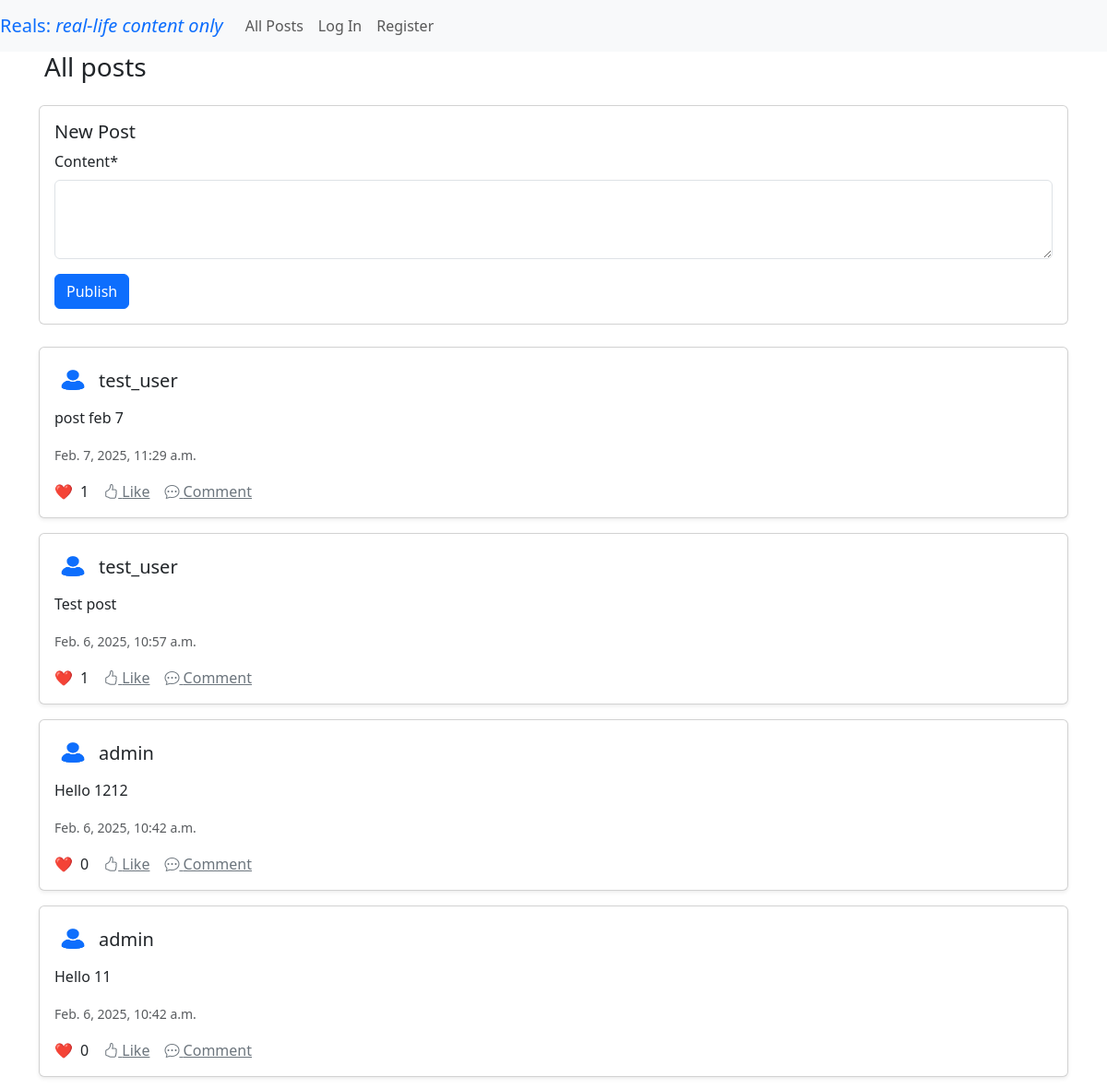
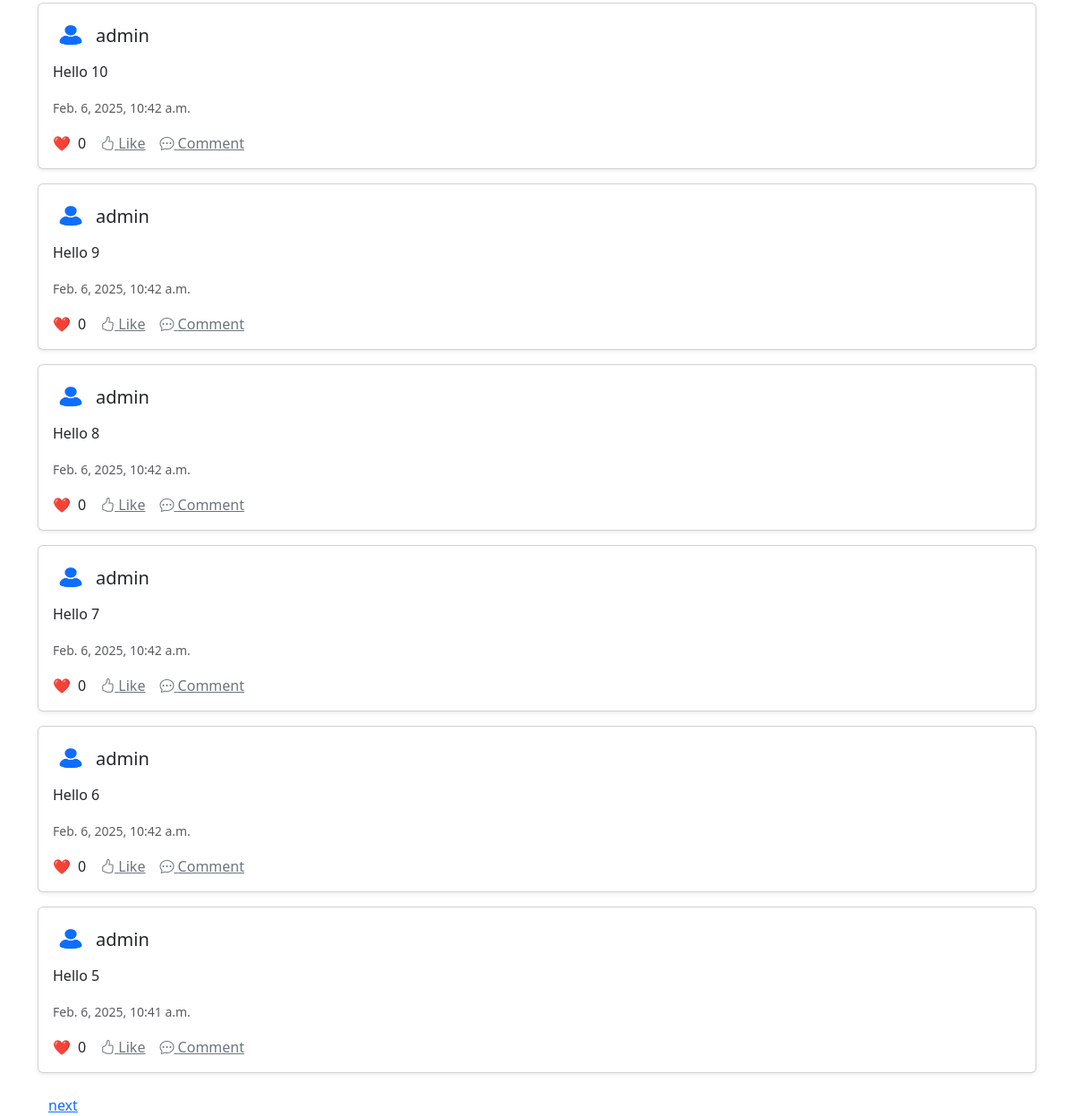
Before: / with the older database file (2 pictures, top to bottom).
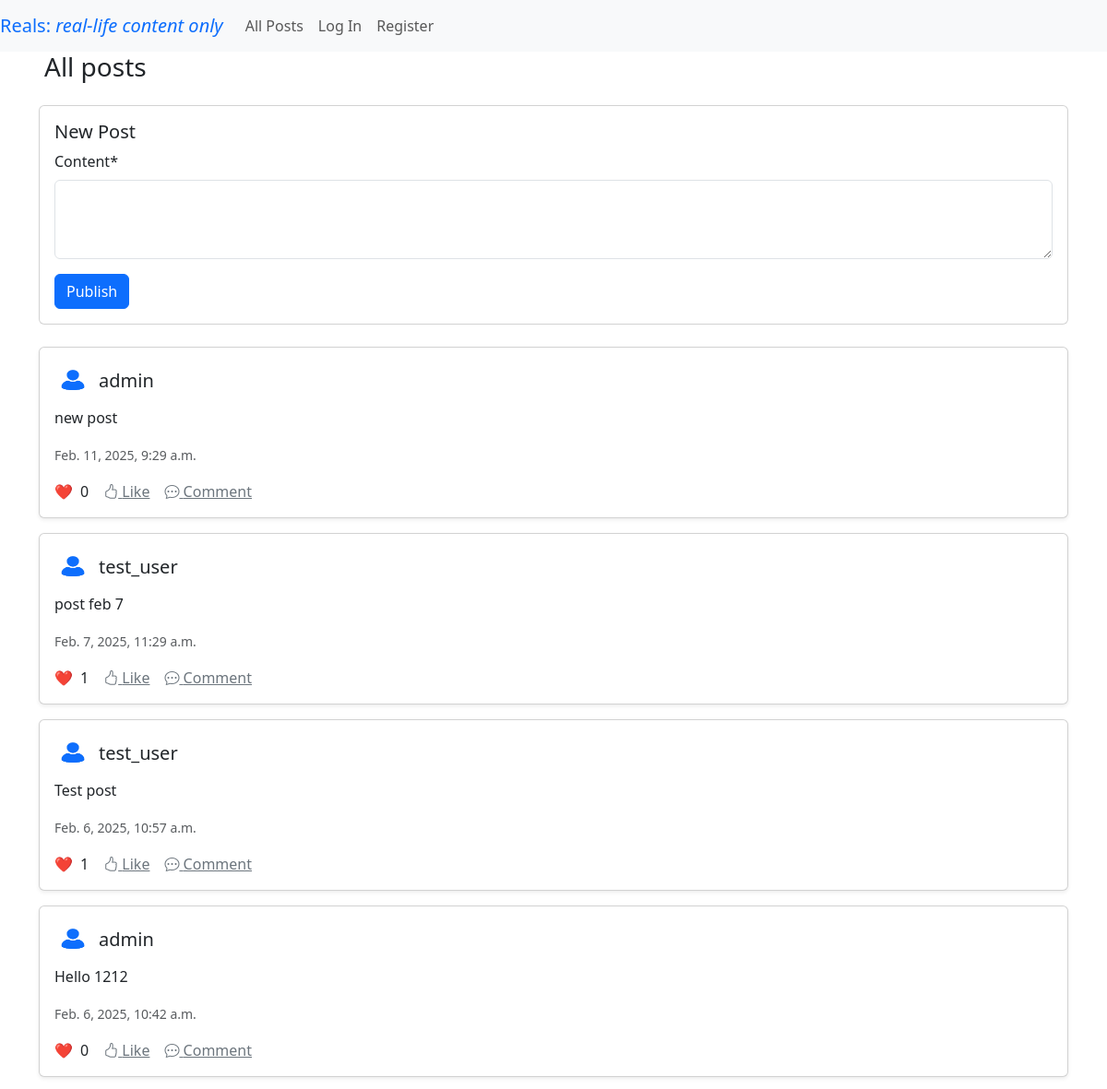
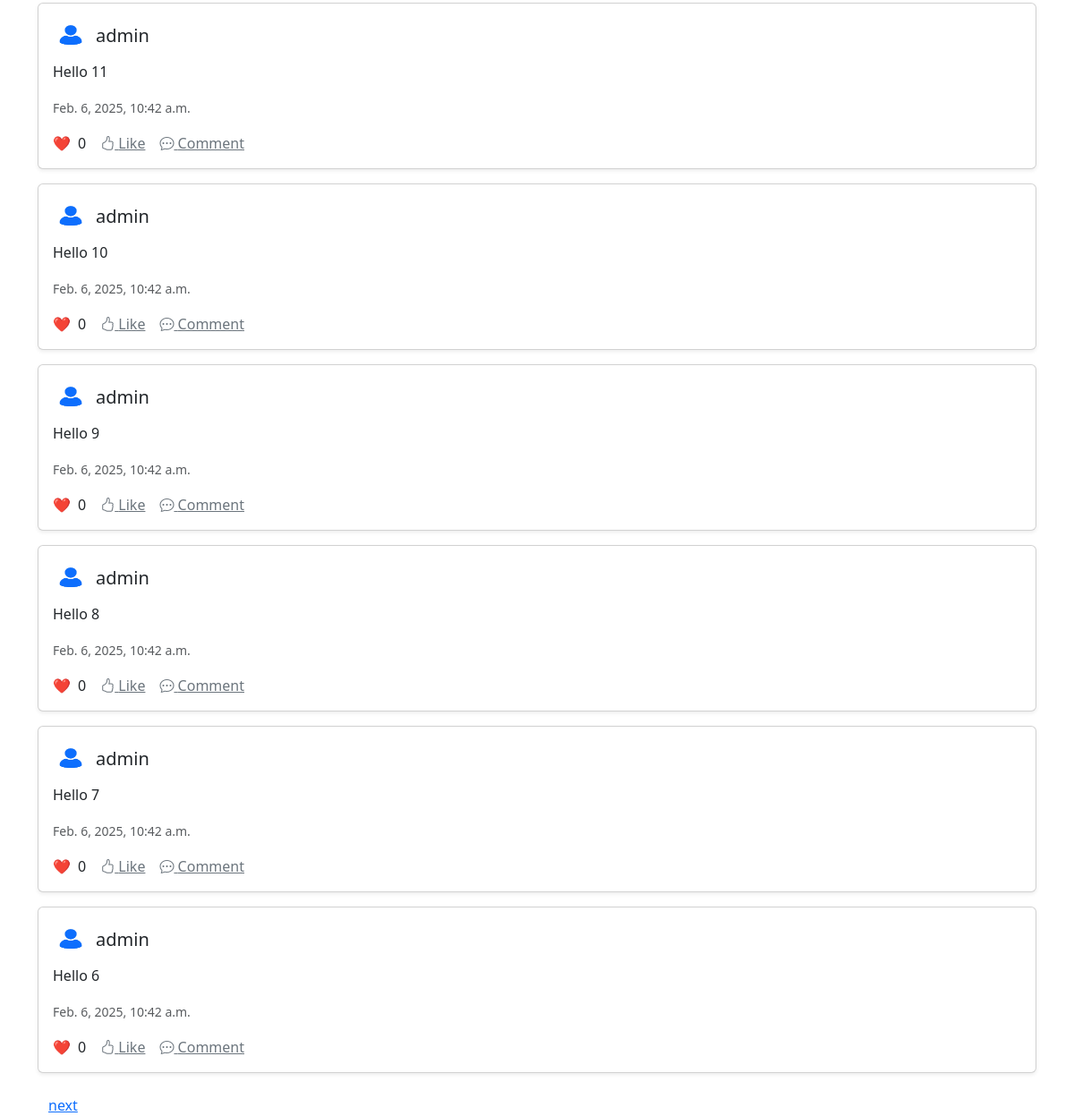
After: the same page with the newer database file (2 pictures, top to bottom).
### network/models.py (models this page shows, shortened)
class Post(models.Model):
    user = models.ForeignKey(User, on_delete=models.CASCADE, related_name="posts")
    content = models.TextField(max_length=1000)
    timestamp = models.DateTimeField(auto_now_add=True)
    likes = models.ManyToManyField(User, blank=True, related_name="liked_posts")
    active = models.BooleanField(default=True) # the admin can block users
    def like_count(self):
        return self.likes.count()
    class Meta:
        ordering = ['-timestamp']

class User(AbstractUser):
    pass

### network/views.py (the view)
# urls.py: path("", views.home, name="home"),
def home(request):
    if request.method == 'POST':
        if request.user.is_authenticated:
            user = request.user
            form = PostForm(request.POST)
            if form.is_valid():
                new_post = form.save(commit=False)
                new_post.user = user
                new_post.save()
                messages.success(request, "Hooray! Your post was saved!")
                return redirect('home')
            messages.warning(request, "Oops! Something went wrong! Please try again.") # form was not valid
        else: #user is not authenticated
            messages.warning(request, "Please log in to publish posts")
            return redirect('home')
    else:
        form = PostForm()
        posts = Post.objects.all()
        paginator = Paginator(posts, 10)  # display 10 posts at a time
        page_number = request.GET.get('page')
        page_obj = paginator.get_page(page_number)
        return render(request, 'network/home.html', {'form': form, 'page_obj': page_obj})

### network/forms.py
class PostForm(forms.ModelForm):
    class Meta:
        model = Post
        fields = ['content']
        widgets = {
            'content': forms.Textarea(attrs={'class': 'form-control', 'rows': 3}),
        }

### network/templates/network/home.html (shortened to what this page needs)
{% extends "network/layout.html" %}
{% load crispy_forms_tags %}
{% block body %}
<h3 class="mx-5"> All posts </h3>
<div class="container mt-4">
    <div class="card mb-4">
        <div class="card-body">
            <h5 class="card-title">New Post</h5>
            <form method="post">
                {{ form|crispy }}
                <button type="submit" class="btn btn-primary" name="create_post" > Publish </button>
            </form>
        </div>
    </div>
    {% include 'network/partials/posts.html' %}
    {% endblock %}

### network/templates/network/partials/post.html (shortened to what this page needs)
{% load static %}
<div id="post-{{ post.id }}" class="card mb-3 shadow-sm rounded">
    <div class="card-body">
        <div class="d-flex align-items-center">
            <img src="{% static 'network/network_profile_user.jpg' %}" alt="Profile" class="rounded-circle me-2" width="40" height="40">
            <h5 class="card-title mb-0">
                <a href="{% url 'profile' user_id=post.user.id %}" class="text-dark text-decoration-none">
                    {{ post.user }}
                </a>
            </h5>
        </div>
        <p class="mt-2">{{ post.content }}</p>
        <small class="text-muted">{{ post.timestamp }}</small>
        <div class="d-flex align-items-center mt-3">
            <span class="text-danger me-2">❤️</span> <span class="me-3">{{ post.like_count }}</span>
            {% if user == post.user %}
                <button class="btn btn-primary"
                        hx-get="{% url 'edit_post' post_id=post.id %}"
                        hx-target="#post-{{ post.id }}"
                        hx-swap="outerHTML"
                        id="edit-btn">
                    <i class="bi bi-pencil-square"></i> Edit
                </button>
            {% else %}
                <a href="#" class="text-secondary me-3">
                    <i class="bi bi-hand-thumbs-up"></i> Like
                </a>
                <a href="#" class="text-secondary">
                    <i class="bi bi-chat-dots"></i> Comment
                </a>
            {% endif %}
        </div>
        </div>
</div>

Changed rows visible on the page:
no longer on this page (row unchanged): Post: user "admin", content "Hello 5", timestamp "Feb. 6, 2025, 10:41 a.m.", like_count "0", shows "Like"
added Post: user "admin", content "new post", timestamp "Feb. 11, 2025, 9:29 a.m.", like_count "0", shows "Like"
